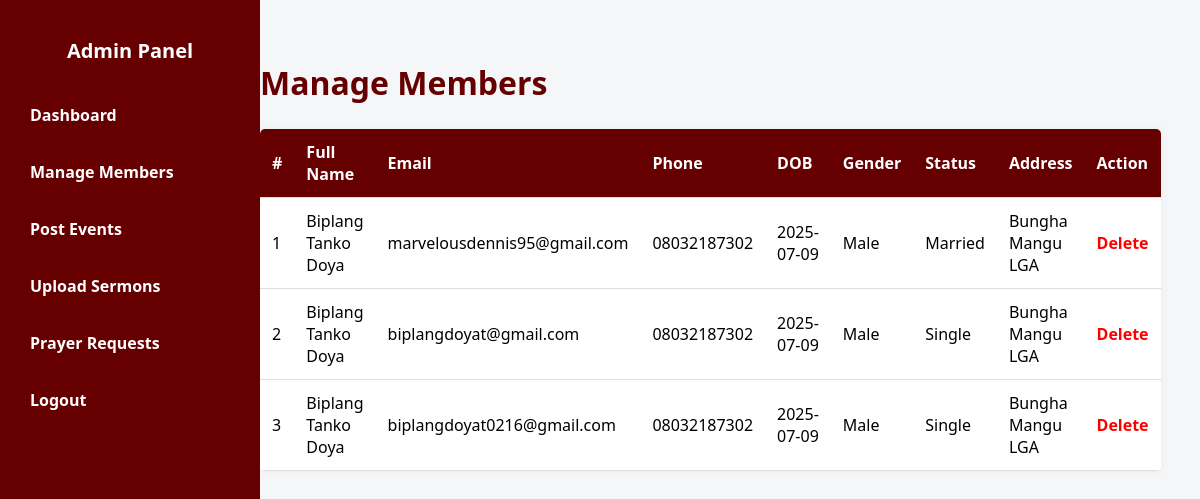
The page /manage_members.php (signed in) on the database its author committed.
### tables this page shows
CREATE TABLE `members` (
  `id` int(11) NOT NULL,
  `full_name` varchar(100) NOT NULL,
  `email` varchar(100) NOT NULL,
  `phone` varchar(20) DEFAULT NULL,
  `dob` date DEFAULT NULL,
  `gender` varchar(10) DEFAULT NULL,
  `marital_status` varchar(20) DEFAULT NULL,
  `address` text DEFAULT NULL,
  `registration_date` timestamp NOT NULL DEFAULT current_timestamp(),
  `password` varchar(255) NOT NULL
);

### manage_members.php (the view, shortened to what this page needs)
<?php
include "db_connect.php";
$members = $conn->query("SELECT * FROM members ORDER BY id DESC");
?>
<!DOCTYPE html>
<html>
<head>
</head>
<body>
    <div class="sidebar">
        <h2>Admin Panel</h2>
        <a href="admin_dashboard.php">Dashboard</a>
        <a href="manage_members.php">Manage Members</a>
        <a href="post_event.php">Post Events</a>
        <a href="upload_sermon.php">Upload Sermons</a>
        <a href="view_prayers.php">Prayer Requests</a>
        <a href="admin_logout.php">Logout</a>
    </div>
    <div class="main">
        <h1>Manage Members</h1>
        <table>
            <tr>
                <th>#</th>
                <th>Full Name</th>
                <th>Email</th>
                <th>Phone</th>
                <th>DOB</th>
                <th>Gender</th>
                <th>Status</th>
                <th>Address</th>
                <th>Action</th>
            </tr>
            <?php $sn = 1; while ($row = $members->fetch_assoc()): ?>
                <tr>
                    <td><?php echo $sn++; ?></td>
                    <td><?php echo htmlspecialchars($row['full_name']); ?></td>
                    <td><?php echo htmlspecialchars($row['email']); ?></td>
                    <td><?php echo htmlspecialchars($row['phone']); ?></td>
                    <td><?php echo htmlspecialchars($row['dob']); ?></td>
                    <td><?php echo htmlspecialchars($row['gender']); ?></td>
                    <td><?php echo htmlspecialchars($row['marital_status']); ?></td>
                    <td><?php echo htmlspecialchars($row['address']); ?></td>
                    <td>
                        <a href="?delete=<?php echo $row['id']; ?>" class="delete-btn" onclick="return confirm('Are you sure?')">Delete</a>
                    </td>
                </tr>
            <?php endwhile; ?>
        </table>
    </div>
</body>
</html>

### manage_members.php (style rules this page uses)
body { font-family: 'Segoe UI', sans-serif; display: flex; margin: 0; background: #f4f6f8; }
.sidebar { width: 220px; background-color: #660000; color: white; height: 100vh; position: fixed; padding: 20px; }
.sidebar h2 { text-align: center; margin-bottom: 30px; font-size: 20px; }
.sidebar a { display: block; color: white; text-decoration: none; margin: 15px 0; padding: 10px; border-radius: 5px; font-weight: bold; }
.main { margin-left: 220px; padding: 40px; flex: 1; }
h1 { color: #660000; margin-bottom: 25px; }
table { width: 100%; border-collapse: collapse; background: white; box-shadow: 0 0 10px rgba(0,0,0,0.05); border-radius: 5px; overflow: hidden; }
th, td { padding: 12px; text-align: left; border-bottom: 1px solid #ddd; }
th { background: #660000; color: white; }
.delete-btn { color: red; text-decoration: none; font-weight: bold; }

### rows shown on the page
members: full_name "Biplang Tanko Doya", email "marvelousdennis95@gmail.com", phone "08032187302", dob "2025-07-09", gender "Male", marital_status "Married", address "Bungha Mangu LGA"
members: full_name "Biplang Tanko Doya", email "biplangdoyat@gmail.com", phone "08032187302", dob "2025-07-09", gender "Male", marital_status "Single", address "Bungha Mangu LGA"
members: full_name "Biplang Tanko Doya", email "biplangdoyat0216@gmail.com", phone "08032187302", dob "2025-07-09", gender "Male", marital_status "Single", address "Bungha Mangu LGA"
